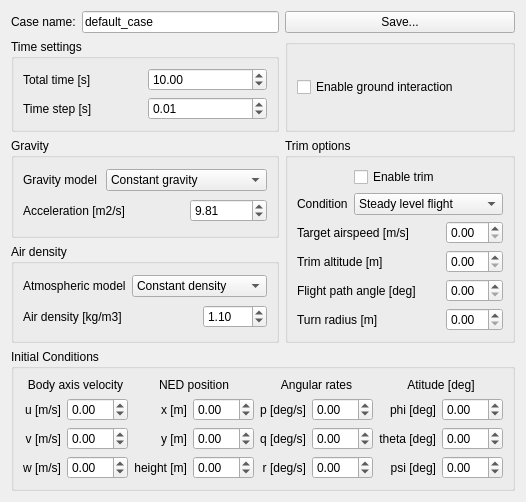
<?xml version="1.0" encoding="UTF-8"?>
<ui version="4.0">
 <class>Form</class>
 <widget class="QWidget" name="Form">
  <property name="geometry">
   <rect>
    <x>0</x>
    <y>0</y>
    <width>522</width>
    <height>497</height>
   </rect>
  </property>
  <property name="windowTitle">
   <string>Edit case</string>
  </property>
  <layout class="QGridLayout" name="gridLayout_3">
   <item row="0" column="0">
    <widget class="QLabel" name="label_40">
     <property name="text">
      <string>Case name:</string>
     </property>
    </widget>
   </item>
   <item row="0" column="1">
    <widget class="QLineEdit" name="caseNameEdit">
     <property name="text">
      <string>default_case</string>
     </property>
    </widget>
   </item>
   <item row="0" column="2">
    <widget class="QPushButton" name="saveCaseButton">
     <property name="text">
      <string>Save...</string>
     </property>
    </widget>
   </item>
   <item row="1" column="0" colspan="2">
    <widget class="QGroupBox" name="groupBox">
     <property name="title">
      <string>Time settings</string>
     </property>
     <layout class="QGridLayout" name="gridLayout_7">
      <item row="0" column="0">
       <widget class="QLabel" name="label_41">
        <property name="text">
         <string>Total time [s]</string>
        </property>
       </widget>
      </item>
      <item row="0" column="1">
       <widget class="QDoubleSpinBox" name="timeSpinBox">
        <property name="value">
         <double>10.000000000000000</double>
        </property>
       </widget>
      </item>
      <item row="1" column="0">
       <widget class="QLabel" name="label_42">
        <property name="text">
         <string>Time step [s]</string>
        </property>
       </widget>
      </item>
      <item row="1" column="1">
       <widget class="QDoubleSpinBox" name="timeStepSpinBox">
        <property name="singleStep">
         <double>0.100000000000000</double>
        </property>
        <property name="value">
         <double>0.010000000000000</double>
        </property>
       </widget>
      </item>
     </layout>
    </widget>
   </item>
   <item row="1" column="2">
    <widget class="QGroupBox" name="groupBox_4">
     <property name="title">
      <string/>
     </property>
     <layout class="QGridLayout" name="gridLayout_2">
      <item row="0" column="0">
       <widget class="QCheckBox" name="groundCheckBox">
        <property name="text">
         <string>Enable ground interaction</string>
        </property>
       </widget>
      </item>
     </layout>
    </widget>
   </item>
   <item row="2" column="0" colspan="2">
    <widget class="QGroupBox" name="groupBox_3">
     <property name="title">
      <string>Gravity</string>
     </property>
     <layout class="QGridLayout" name="gridLayout_9">
      <item row="1" column="2">
       <widget class="QDoubleSpinBox" name="gravitySpinBox">
        <property name="value">
         <double>9.810000000000000</double>
        </property>
       </widget>
      </item>
      <item row="0" column="0">
       <widget class="QLabel" name="label_45">
        <property name="text">
         <string>Gravity model</string>
        </property>
       </widget>
      </item>
      <item row="0" column="1" colspan="2">
       <widget class="QComboBox" name="gravityComboBox">
        <item>
         <property name="text">
          <string>Constant gravity</string>
         </property>
        </item>
       </widget>
      </item>
      <item row="1" column="0" colspan="2">
       <widget class="QLabel" name="label_46">
        <property name="text">
         <string>Acceleration [m2/s]</string>
        </property>
       </widget>
      </item>
     </layout>
    </widget>
   </item>
   <item row="2" column="2" rowspan="2">
    <widget class="QGroupBox" name="trimGroupBox">
     <property name="title">
      <string>Trim options</string>
     </property>
     <layout class="QGridLayout" name="gridLayout_10">
      <item row="5" column="0" colspan="2">
       <widget class="QLabel" name="label_51">
        <property name="text">
         <string>Flight path angle [deg]</string>
        </property>
       </widget>
      </item>
      <item row="5" column="2" colspan="2">
       <widget class="QDoubleSpinBox" name="trimGammaSpinBox">
        <property name="value">
         <double>0.000000000000000</double>
        </property>
       </widget>
      </item>
      <item row="2" column="0">
       <widget class="QLabel" name="label_48">
        <property name="text">
         <string>Condition</string>
        </property>
       </widget>
      </item>
      <item row="4" column="0" colspan="2">
       <widget class="QLabel" name="label_50">
        <property name="text">
         <string>Trim altitude [m]</string>
        </property>
       </widget>
      </item>
      <item row="4" column="2" colspan="2">
       <widget class="QDoubleSpinBox" name="trimAltSpinBox">
        <property name="value">
         <double>0.000000000000000</double>
        </property>
       </widget>
      </item>
      <item row="6" column="0" colspan="2">
       <widget class="QLabel" name="label_52">
        <property name="text">
         <string>Turn radius [m]</string>
        </property>
       </widget>
      </item>
      <item row="0" column="1">
       <widget class="QCheckBox" name="trimCheckBox">
        <property name="text">
         <string>Enable trim</string>
        </property>
       </widget>
      </item>
      <item row="3" column="2" colspan="2">
       <widget class="QDoubleSpinBox" name="targetVSpinBox">
        <property name="value">
         <double>0.000000000000000</double>
        </property>
       </widget>
      </item>
      <item row="2" column="1" colspan="3">
       <widget class="QComboBox" name="trimComboBox">
        <item>
         <property name="text">
          <string>Steady level flight</string>
         </property>
        </item>
       </widget>
      </item>
      <item row="3" column="0" colspan="2">
       <widget class="QLabel" name="label_49">
        <property name="text">
         <string>Target airspeed [m/s]</string>
        </property>
       </widget>
      </item>
      <item row="6" column="2" colspan="2">
       <widget class="QDoubleSpinBox" name="trimRadiusSpinBox">
        <property name="value">
         <double>0.000000000000000</double>
        </property>
       </widget>
      </item>
     </layout>
    </widget>
   </item>
   <item row="3" column="0" colspan="2">
    <widget class="QGroupBox" name="groupBox_2">
     <property name="title">
      <string>Air density</string>
     </property>
     <layout class="QGridLayout" name="gridLayout_8">
      <item row="1" column="0" colspan="2">
       <widget class="QLabel" name="label_44">
        <property name="text">
         <string>Air density [kg/m3]</string>
        </property>
       </widget>
      </item>
      <item row="1" column="2">
       <widget class="QDoubleSpinBox" name="densitySpinBox">
        <property name="value">
         <double>1.100000000000000</double>
        </property>
       </widget>
      </item>
      <item row="0" column="1" colspan="2">
       <widget class="QComboBox" name="densityComboBox">
        <item>
         <property name="text">
          <string>Constant density</string>
         </property>
        </item>
        <item>
         <property name="text">
          <string>ISA Standart</string>
         </property>
        </item>
       </widget>
      </item>
      <item row="0" column="0">
       <widget class="QLabel" name="label_43">
        <property name="text">
         <string>Atmospheric model</string>
        </property>
       </widget>
      </item>
     </layout>
    </widget>
   </item>
   <item row="4" column="0" colspan="3">
    <widget class="QGroupBox" name="groupBox_5">
     <property name="title">
      <string>Initial Conditions</string>
     </property>
     <layout class="QGridLayout" name="gridLayout">
      <item row="3" column="8">
       <widget class="QDoubleSpinBox" name="psiSpinBox">
        <property name="minimum">
         <double>-99.900000000000006</double>
        </property>
        <property name="value">
         <double>0.000000000000000</double>
        </property>
       </widget>
      </item>
      <item row="2" column="8">
       <widget class="QDoubleSpinBox" name="thetaSpinBox">
        <property name="minimum">
         <double>-99.900000000000006</double>
        </property>
        <property name="value">
         <double>0.000000000000000</double>
        </property>
       </widget>
      </item>
      <item row="1" column="3">
       <widget class="QLabel" name="label_60">
        <property name="text">
         <string>x [m]</string>
        </property>
        <property name="alignment">
         <set>Qt::AlignmentFlag::AlignRight|Qt::AlignmentFlag::AlignTrailing|Qt::AlignmentFlag::AlignVCenter</set>
        </property>
       </widget>
      </item>
      <item row="2" column="4">
       <widget class="QDoubleSpinBox" name="ySpinBox">
        <property name="minimum">
         <double>-99.900000000000006</double>
        </property>
        <property name="value">
         <double>0.000000000000000</double>
        </property>
       </widget>
      </item>
      <item row="1" column="5">
       <widget class="QLabel" name="label_64">
        <property name="text">
         <string>p [deg/s]</string>
        </property>
        <property name="alignment">
         <set>Qt::AlignmentFlag::AlignRight|Qt::AlignmentFlag::AlignTrailing|Qt::AlignmentFlag::AlignVCenter</set>
        </property>
       </widget>
      </item>
      <item row="1" column="1">
       <widget class="QDoubleSpinBox" name="uSpinBox">
        <property name="minimum">
         <double>-99.900000000000006</double>
        </property>
        <property name="value">
         <double>0.000000000000000</double>
        </property>
       </widget>
      </item>
      <item row="3" column="5">
       <widget class="QLabel" name="label_62">
        <property name="text">
         <string>r [deg/s]</string>
        </property>
        <property name="alignment">
         <set>Qt::AlignmentFlag::AlignRight|Qt::AlignmentFlag::AlignTrailing|Qt::AlignmentFlag::AlignVCenter</set>
        </property>
       </widget>
      </item>
      <item row="3" column="6">
       <widget class="QDoubleSpinBox" name="rSpinBox">
        <property name="minimum">
         <double>-99.900000000000006</double>
        </property>
        <property name="value">
         <double>0.000000000000000</double>
        </property>
       </widget>
      </item>
      <item row="1" column="4">
       <widget class="QDoubleSpinBox" name="xSpinBox">
        <property name="minimum">
         <double>-99.900000000000006</double>
        </property>
        <property name="value">
         <double>0.000000000000000</double>
        </property>
       </widget>
      </item>
      <item row="3" column="1">
       <widget class="QDoubleSpinBox" name="wSpinBox">
        <property name="minimum">
         <double>-99.900000000000006</double>
        </property>
        <property name="value">
         <double>0.000000000000000</double>
        </property>
       </widget>
      </item>
      <item row="3" column="0">
       <widget class="QLabel" name="label_55">
        <property name="text">
         <string>w [m/s]</string>
        </property>
        <property name="alignment">
         <set>Qt::AlignmentFlag::AlignRight|Qt::AlignmentFlag::AlignTrailing|Qt::AlignmentFlag::AlignVCenter</set>
        </property>
       </widget>
      </item>
      <item row="2" column="3">
       <widget class="QLabel" name="label_59">
        <property name="text">
         <string>y [m]</string>
        </property>
        <property name="alignment">
         <set>Qt::AlignmentFlag::AlignRight|Qt::AlignmentFlag::AlignTrailing|Qt::AlignmentFlag::AlignVCenter</set>
        </property>
       </widget>
      </item>
      <item row="0" column="7" colspan="2">
       <widget class="QLabel" name="label_68">
        <property name="text">
         <string>Atitude [deg]</string>
        </property>
        <property name="alignment">
         <set>Qt::AlignmentFlag::AlignCenter</set>
        </property>
       </widget>
      </item>
      <item row="3" column="7">
       <widget class="QLabel" name="label_67">
        <property name="text">
         <string>psi [deg]</string>
        </property>
        <property name="alignment">
         <set>Qt::AlignmentFlag::AlignRight|Qt::AlignmentFlag::AlignTrailing|Qt::AlignmentFlag::AlignVCenter</set>
        </property>
       </widget>
      </item>
      <item row="0" column="5" colspan="2">
       <widget class="QLabel" name="label_61">
        <property name="text">
         <string>Angular rates</string>
        </property>
        <property name="alignment">
         <set>Qt::AlignmentFlag::AlignCenter</set>
        </property>
       </widget>
      </item>
      <item row="3" column="3">
       <widget class="QLabel" name="label_58">
        <property name="text">
         <string>height [m]</string>
        </property>
        <property name="alignment">
         <set>Qt::AlignmentFlag::AlignRight|Qt::AlignmentFlag::AlignTrailing|Qt::AlignmentFlag::AlignVCenter</set>
        </property>
       </widget>
      </item>
      <item row="2" column="6">
       <widget class="QDoubleSpinBox" name="qSpinBox">
        <property name="minimum">
         <double>-99.900000000000006</double>
        </property>
        <property name="value">
         <double>0.000000000000000</double>
        </property>
       </widget>
      </item>
      <item row="1" column="6">
       <widget class="QDoubleSpinBox" name="pSpinBox">
        <property name="minimum">
         <double>-99.900000000000006</double>
        </property>
        <property name="value">
         <double>0.000000000000000</double>
        </property>
       </widget>
      </item>
      <item row="2" column="0">
       <widget class="QLabel" name="label_54">
        <property name="text">
         <string>v [m/s]</string>
        </property>
        <property name="alignment">
         <set>Qt::AlignmentFlag::AlignRight|Qt::AlignmentFlag::AlignTrailing|Qt::AlignmentFlag::AlignVCenter</set>
        </property>
       </widget>
      </item>
      <item row="1" column="0">
       <widget class="QLabel" name="label_53">
        <property name="text">
         <string>u [m/s]</string>
        </property>
        <property name="alignment">
         <set>Qt::AlignmentFlag::AlignRight|Qt::AlignmentFlag::AlignTrailing|Qt::AlignmentFlag::AlignVCenter</set>
        </property>
       </widget>
      </item>
      <item row="1" column="7">
       <widget class="QLabel" name="label_66">
        <property name="text">
         <string>phi [deg]</string>
        </property>
        <property name="alignment">
         <set>Qt::AlignmentFlag::AlignRight|Qt::AlignmentFlag::AlignTrailing|Qt::AlignmentFlag::AlignVCenter</set>
        </property>
       </widget>
      </item>
      <item row="1" column="8">
       <widget class="QDoubleSpinBox" name="phiSpinBox">
        <property name="minimum">
         <double>-99.900000000000006</double>
        </property>
        <property name="value">
         <double>0.000000000000000</double>
        </property>
       </widget>
      </item>
      <item row="2" column="7">
       <widget class="QLabel" name="label_65">
        <property name="text">
         <string>theta [deg]</string>
        </property>
        <property name="alignment">
         <set>Qt::AlignmentFlag::AlignRight|Qt::AlignmentFlag::AlignTrailing|Qt::AlignmentFlag::AlignVCenter</set>
        </property>
       </widget>
      </item>
      <item row="2" column="1">
       <widget class="QDoubleSpinBox" name="vSpinBox">
        <property name="minimum">
         <double>-99.900000000000006</double>
        </property>
        <property name="value">
         <double>0.000000000000000</double>
        </property>
       </widget>
      </item>
      <item row="0" column="3" colspan="2">
       <widget class="QLabel" name="label_57">
        <property name="text">
         <string>NED position</string>
        </property>
        <property name="alignment">
         <set>Qt::AlignmentFlag::AlignCenter</set>
        </property>
       </widget>
      </item>
      <item row="3" column="4">
       <widget class="QDoubleSpinBox" name="hSpinBox">
        <property name="minimum">
         <double>-99.900000000000006</double>
        </property>
        <property name="value">
         <double>0.000000000000000</double>
        </property>
       </widget>
      </item>
      <item row="2" column="5">
       <widget class="QLabel" name="label_63">
        <property name="text">
         <string>q [deg/s]</string>
        </property>
        <property name="alignment">
         <set>Qt::AlignmentFlag::AlignRight|Qt::AlignmentFlag::AlignTrailing|Qt::AlignmentFlag::AlignVCenter</set>
        </property>
       </widget>
      </item>
      <item row="0" column="0" colspan="2">
       <widget class="QLabel" name="label_56">
        <property name="text">
         <string>Body axis velocity</string>
        </property>
        <property name="alignment">
         <set>Qt::AlignmentFlag::AlignCenter</set>
        </property>
       </widget>
      </item>
     </layout>
    </widget>
   </item>
  </layout>
 </widget>
 <resources/>
 <connections/>
</ui>
